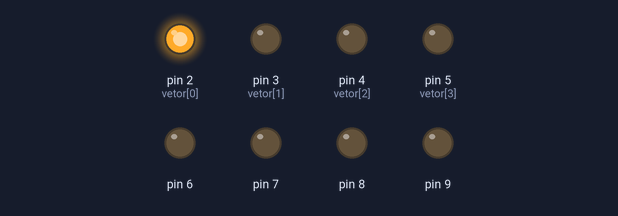
A sketch run on a simulated Arduino Uno, built with avr-gcc and run on an emulated ATmega328P. Parts: output pins drawn as LEDs (lit = HIGH).

Above: at 1.0 s.
At 3.0 s:
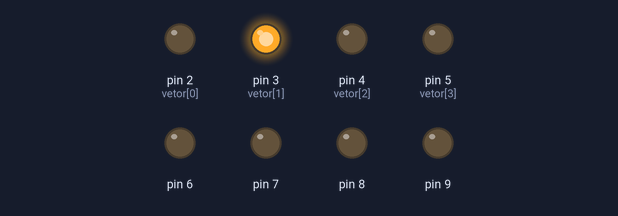
At 5.0 s:
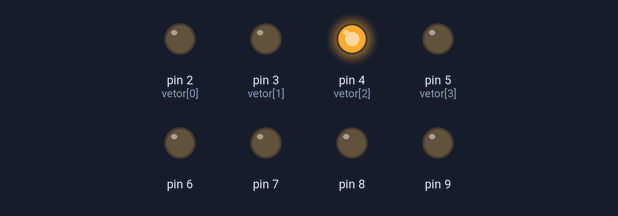
At 7.0 s:
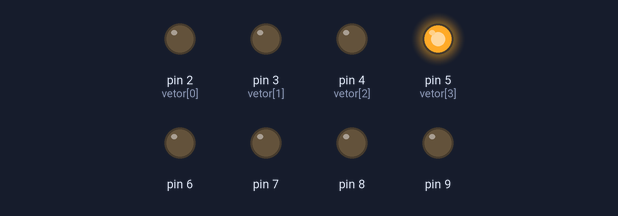
Timing chart, 0 to 10.4 s (numbered marks = the images above):
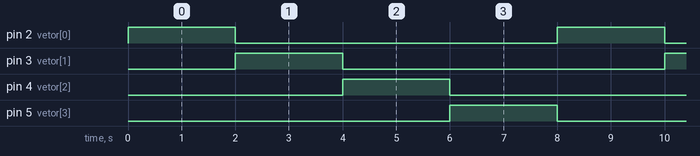

Measured:
- by itself, pin 2 (vetor[0]), pin 3 (vetor[1]), pin 4 (vetor[2]), pin 5 (vetor[3]): alternates HIGH for 2.0 s and LOW for 6.0 s
- by itself, everything shown: repeats every 8.0 s, in 5 steps

The sketch:

Sequencial_Vetor_02.ino
```cpp
int t = 2000;
int vetor[8]={2, 3, 4, 5};

void setup()
{
  for (int led = 2; led < 10; led++)
  {
    pinMode(led, OUTPUT);
  }
}
void loop()
{
  for (int x = 0; x < 4; x++)
  {
    digitalWrite(vetor[x], HIGH);
    delay(t);
    digitalWrite(vetor[x], LOW);
  }
}
```
